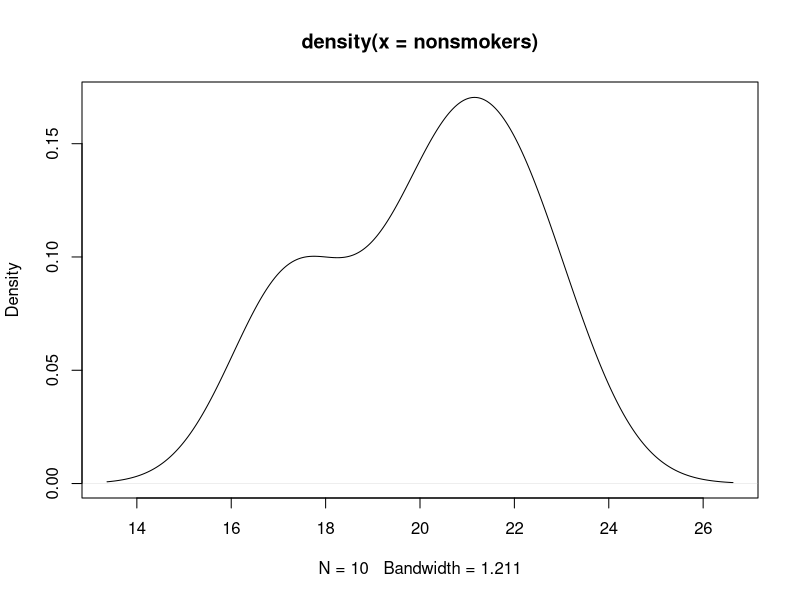
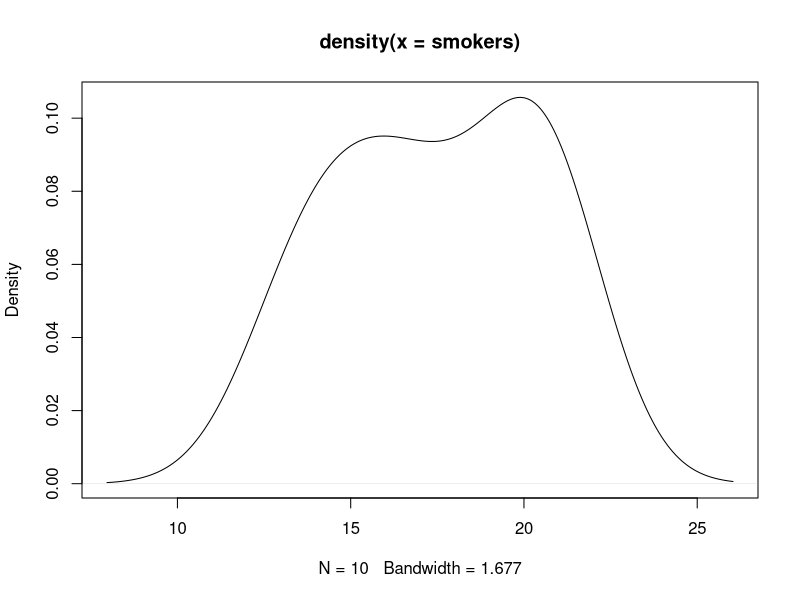
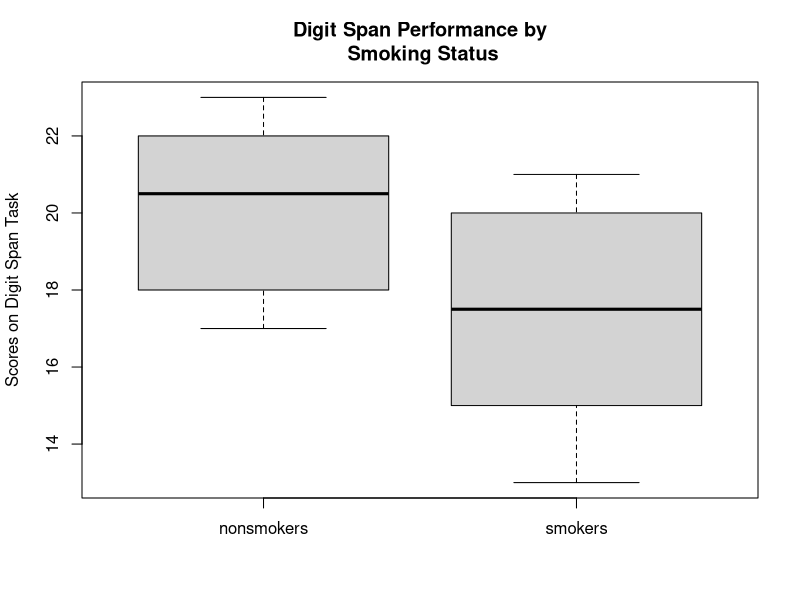

Here is the R script that generated these plots, in order: (Note: this script raises an error after producing the figures.)
## ---- chunk 1
nonsmokers <- c(18,22,21,17,20,17,23,20,22,21)
smokers <- c(16,20,14,21,20,18,13,15,17,21)
## ---- chunk 2
plot(density(nonsmokers))            # output not shown
plot(density(smokers))               # output not shown
## ---- chunk 3
boxplot(nonsmokers,smokers,ylab="Scores on Digit Span Task",names=c("nonsmokers","smokers"), main="Digit Span Performance by\n Smoking Status")
## ---- chunk 4
boxplot(scores ~ groups)
